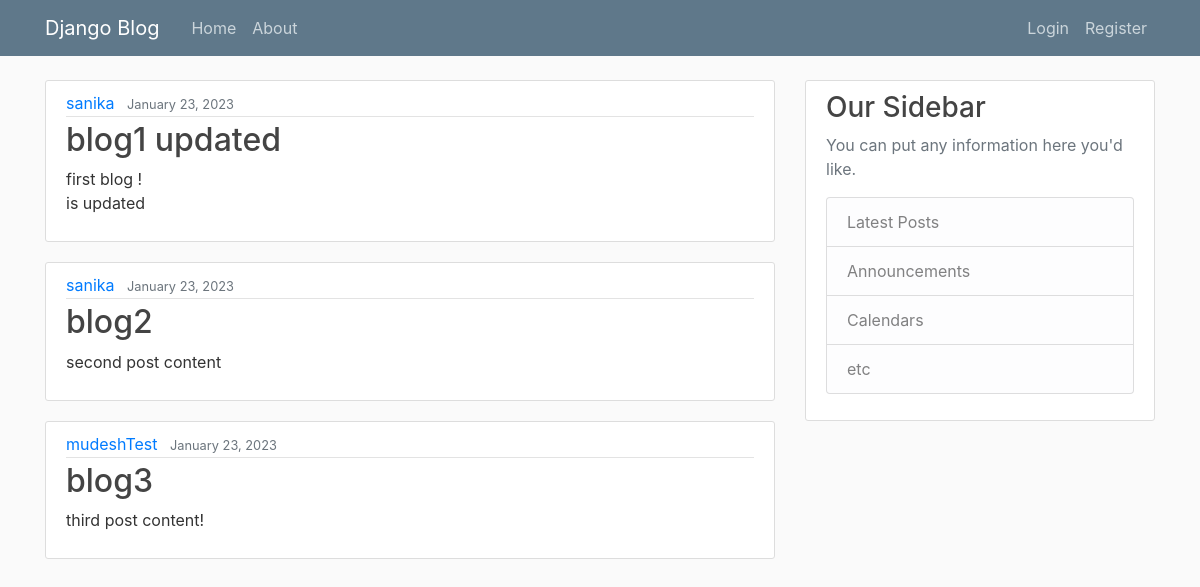
The page / on the database its author committed.
### blogApp/models.py (models this page shows, shortened)
class post(models.Model):
    title = models.CharField(max_length=100)
    content = models.TextField()
    date_posted = models.DateTimeField(default=timezone.now) #actual function as default value so no ()
    author = models.ForeignKey(User, on_delete=models.CASCADE) # if user is deleted then posts are also deleted not viceversa

### blogApp/views.py (the view)
# urls.py: 2. Add a URL to urlpatterns:  path('', views.home, name='home')
def home(request):
    context = {
        'posts': post.objects.all()
    }
    return render(request, 'blogApp/home.html', context)

### blogApp/templates/blogApp/home.html
{% extends 'blogApp/base.html' %}
{% block content %}
{% for post in posts %}
    <article class="media content-section">
        <div class="media-body">
            <div class="article-metadata">
                <a class="mr-2" href="#">{{ post.author }}</a>
                <small class="text-muted">{{ post.date_posted|date:"F d, Y" }}</small>
            </div>
            <h2><a class="article-title" href="#">{{ post.title }}</a></h2>
            <p class="article-content">{{ post.content }}</p>
        </div>
    </article>
{% endfor %}
{% endblock %}

### blogApp/templates/blogApp/base.html (shortened to what this page needs)
{% load static %}
<!DOCTYPE html>
<html lang="en">
<head>
    <link rel="stylesheet" href="https://cdn.jsdelivr.net/npm/bootstrap@4.0.0/dist/css/bootstrap.min.css"
>
    <link rel="stylesheet" type="text/css" href="{% static 'blogApp/main.css' %}">
</head>
<body>
    <header class="site-header">
        <nav class="navbar navbar-expand-md navbar-dark bg-steel fixed-top">
            <div class="container">
                <a class="navbar-brand mr-4" href="/">Django Blog</a>
                <div class="collapse navbar-collapse" id="navbarToggle">
                    <div class="navbar-nav mr-auto">
                        <a class="nav-item nav-link" href="{% url 'blog-home' %}">Home</a>
                        <a class="nav-item nav-link" href="{% url 'blog-about' %">About</a>
                    </div>
                    <div class="navbar-nav">
                        {% if user.is_authenticated %}
                            <a class="nav-item nav-link" href="{% url 'login' %}">Login</a>
                            <a class="nav-item nav-link" href="{% url 'register' %}">Register</a>
                    </div>
                </div>
            </div>
        </nav>
    </header>
    <main role="main" class="container">
        <div class="row">
            <div class="col-md-8">
                {% block content %}{% endblock %}
            </div>
            <div class="col-md-4">
                <div class="content-section">
                    <h3>Our Sidebar</h3>
                    <p class='text-muted'>You can put any information here you'd like.
                    <ul class="list-group">
                        <li class="list-group-item list-group-item-light">Latest Posts</li>
                        <li class="list-group-item list-group-item-light">Announcements</li>
                        <li class="list-group-item list-group-item-light">Calendars</li>
                        <li class="list-group-item list-group-item-light">etc</li>
                    </ul>
                    </p>
                </div>
            </div>
        </div>
    </main>
</body>
</body>
</html>

### blogApp/static/blogApp/main.css (style rules this page uses)
body { background: #fafafa; color: #333333; margin-top: 5rem; }
h1, h2, h3, h4, h5, h6 { color: #444444; }
ul { margin: 0; }
.bg-steel { background-color: #5f788a; }
.site-header .navbar-nav .nav-link { color: #cbd5db; }
.content-section { background: #ffffff; padding: 10px 20px; border: 1px solid #dddddd; border-radius: 3px; margin-bottom: 20px; }
.article-title { color: #444444; }
.article-content { white-space: pre-line; }
.article-metadata { padding-bottom: 1px; margin-bottom: 4px; border-bottom: 1px solid #e3e3e3 }

### rows shown on the page
post: author "sanika", date_posted "January 23, 2023", title "blog1 updated", content "first blog ! is updated"
post: author "sanika", date_posted "January 23, 2023", title "blog2", content "second post content"
post: author "mudeshTest", date_posted "January 23, 2023", title "blog3", content "third post content!"
